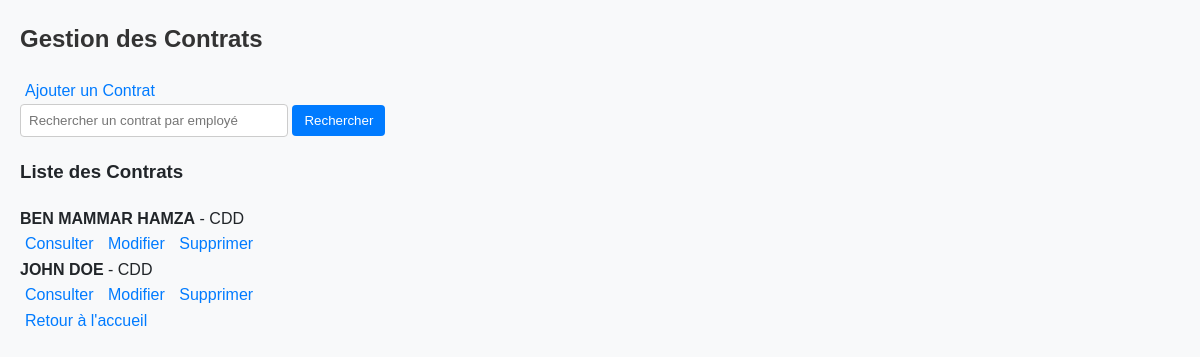
The app's page /contrats/ with its own data.
### app1/models.py (models this page shows, shortened)
class Contrat(models.Model):
    employe = models.ForeignKey('Employe', on_delete=models.CASCADE)  # 'Employe' doit être défini dans le projet.
    type_contrat = models.CharField(max_length=50)  # Exemple : "CDI", "CDD", "Stage"
    date_debut = models.DateField()
    date_fin = models.DateField(null=True, blank=True)
    periode_essai = models.BooleanField(default=False)
    renouvellement = models.BooleanField(default=False)
    salaire_mensuel = models.DecimalField(max_digits=10, decimal_places=2, null=True, blank=True)
    salaire_quotidien = models.DecimalField(max_digits=10, decimal_places=2, null=True, blank=True)
    archived = models.BooleanField(default=False)
    TYPE_CHOICES = [
    ('CDI', 'Contrat à Durée Indéterminée'),
    ('CDD', 'Contrat à Durée Déterminée'),
    ('Stage', 'Stage'),
    ('Autre', 'Autre'),
]
    type_contrat = models.CharField(max_length=50, choices=TYPE_CHOICES)

class Employe(models.Model):
    HOMME = 'H'
    FEMME = 'F'
    SEXE_CHOICES = [
        (HOMME, 'Homme'),
        (FEMME, 'Femme'),
    ]
    nom = models.CharField(max_length=100, verbose_name="Nom")
    prenom = models.CharField(max_length=100, verbose_name="Prénom")
    date_naissance = models.DateField(verbose_name="Date de naissance")
    date_embauche = models.DateField(verbose_name="Date d'embauche")
    adresse = models.TextField(verbose_name="Adresse")
    service = models.ForeignKey(
        'Service',
        on_delete=models.SET_NULL,
        null=True,
        blank=True,
        verbose_name="Service"
    )
    competences = models.TextField(verbose_name="Compétences", blank=True)
    historique_professionnel = models.TextField(verbose_name="Historique professionnel", blank=True)
    sexe = models.CharField(
        max_length=1,
        choices=SEXE_CHOICES,
        verbose_name="Sexe",
        default=HOMME,  # Par défaut, l'employé est masculin
    )
    class Meta:
        verbose_name = "Employé"
        verbose_name_plural = "Employés"
        ordering = ['nom', 'prenom']  # Tri par nom puis prénom

### app1/views/contrat_views.py (the view)
# urls.py: path('contrats/', contrat_views.recherche_contrats, name='recherche_contrats'),
def recherche_contrats(request):
    query = request.GET.get('q', '')
    if query:
        contrats = Contrat.objects.filter(employe__nom__icontains=query)  # Filtrer par nom de l'employé
    else:
        contrats = Contrat.objects.all()  # Récupérer tous les contrats
    if request.method == 'POST':
        form = ContratForm(request.POST)
        if form.is_valid():
            form.save()  # Enregistrer le nouveau contrat
            return redirect('recherche_contrat')  # Rediriger vers la même page
    else:
        form = ContratForm()
    context = {
        'contrats': contrats,
        'form': form,
        'query': query,
    }
    return render(request, 'contrat_templates/recherche_contrats.html', context)

### app1/forms.py
class ContratForm(forms.ModelForm):
    class Meta:
        model = Contrat
        fields = "__all__"

### app1/templates/contrat_templates/recherche_contrats.html (shortened to what this page needs)
{% load static %} {% block content %}
<!DOCTYPE html>
<html lang="fr">
  <head>
    <link rel="stylesheet" href="{% static 'css/style.css' %}" />
  </head>
  <body>
    <div class="container main-container">
      <h2 class="text-center text-primary mb-4">Gestion des Contrats</h2>
      <div class="text-end mb-3">
        <a href="{% url 'ajouter_contrat' %}" class="btn btn-success btn-custom"
          >Ajouter un Contrat</a
        >
      </div>
      <form method="GET" class="search-form d-flex mb-4">
        <input
          type="text"
          name="q"
          class="form-control me-2"
          placeholder="Rechercher un contrat par employé"
          value="{{ query }}"
        />
        <button type="submit" class="btn btn-primary btn-custom">
          Rechercher
        </button>
      </form>
      <h3 class="text-secondary mb-3">Liste des Contrats</h3>
      <div class="list-group">
        {% for contrat in contrats %}
        <div
          class="list-group-item d-flex justify-content-between align-items-center bg-light"
        >
          <div>
            <strong
              >{{ contrat.employe.nom }} {{ contrat.employe.prenom }}</strong
            >
            - {{ contrat.type_contrat }}
          </div>
          <div class="btn-group" role="group">
            <a
              href="{% url 'details_contrat' contrat.id %}"
              class="btn btn-info btn-sm text-white"
              >Consulter</a
            >
            <a
              href="{% url 'modifier_contrat' contrat.id %}"
              class="btn btn-warning btn-sm"
              >Modifier</a
            >
            <a
              href="{% url 'supprimer_contrat' contrat.id %}"
              class="btn btn-danger btn-sm"
              >Supprimer</a
            >
          </div>
        </div>
        {% empty %}
        <p class="text-center no-contrat">Aucun contrat trouvé.</p>
        {% endfor %}
      </div>
    </div>
    <div>
      <a href="{% url 'accueil' %}">Retour à l'accueil</a>
    </div>
  </body>
</html>
{% endblock %}

### app1/static/css/style.css (style rules this page uses)
body { font-family: Arial, sans-serif; margin: 0; padding: 0; background-color: #f8f9fa; color: #212529; }
body { font-family: Arial, sans-serif; margin: 20px; line-height: 1.6; }
h2 { color: #333; margin-bottom: 20px; }
a { color: #007BFF; text-decoration: none; margin: 0 5px; }
form { margin-bottom: 20px; }
form input[type="text"] { padding: 8px; width: 250px; border: 1px solid #ccc; border-radius: 4px; }
form button { padding: 8px 12px; background-color: #007BFF; color: white; border: none; border-radius: 4px; cursor: pointer; }

### records on screen
Contrat: employe.nom "BEN MAMMAR", employe.prenom "HAMZA", type_contrat "CDD"
Contrat: employe.nom "JOHN", employe.prenom "DOE", type_contrat "CDD"
